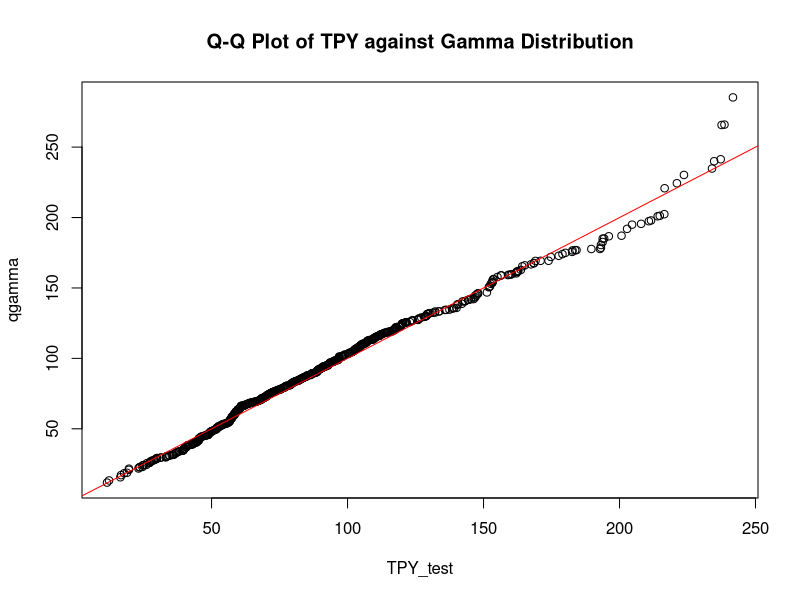
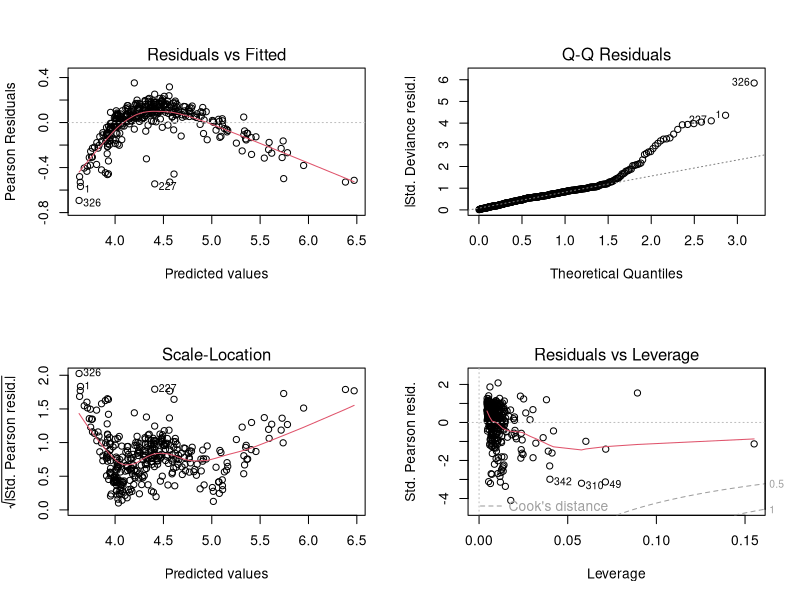
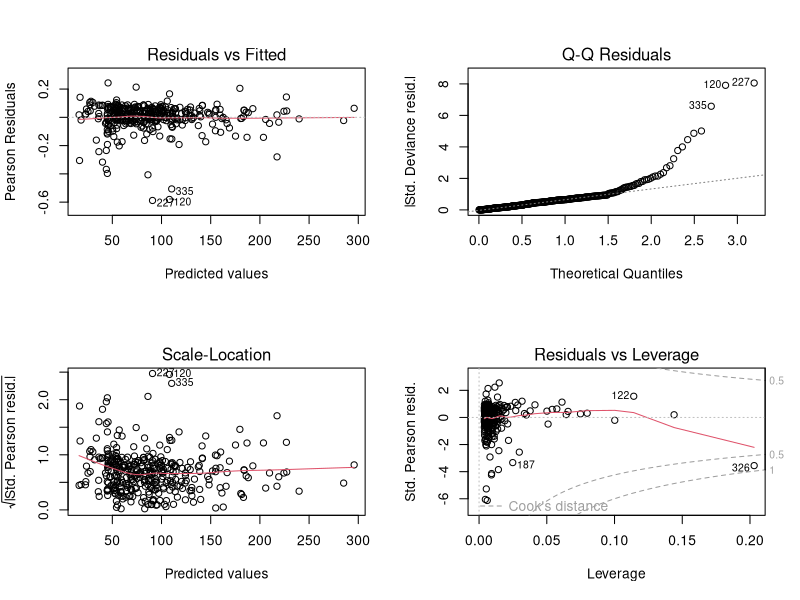
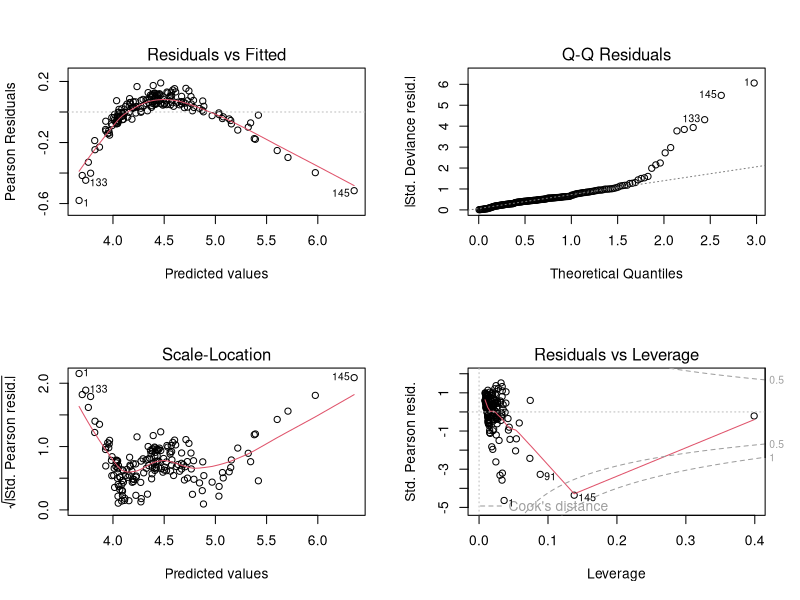
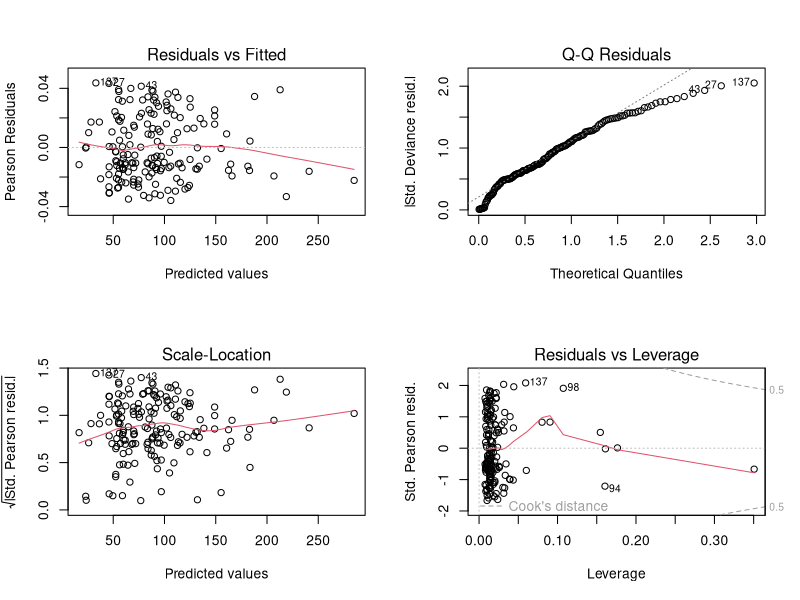
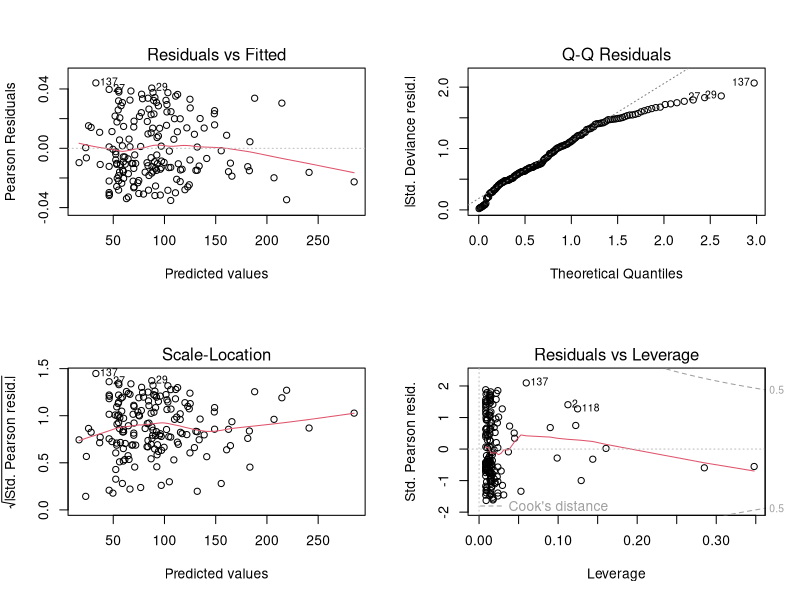
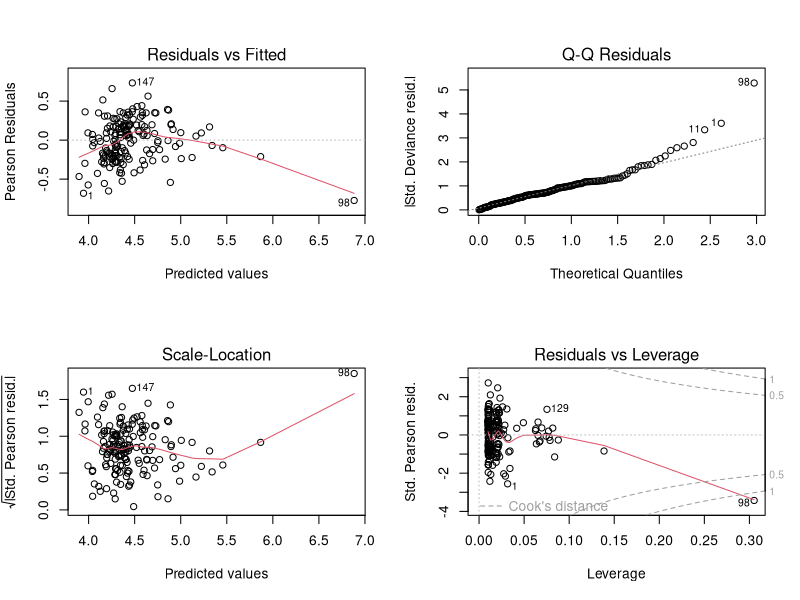

R code for these plots, in order:
## ---- chunk 1
knitr::opts_chunk$set(echo = TRUE)
## ---- chunk 2
## importing the dataset and omitting the missing values
datafile <- read.csv("../WiscNursingHome.csv")
datafile <- na.omit(datafile)

## dividing data from different years
data_2000 <- datafile[datafile$CRYEAR == 2000, ]
rownames(data_2000) <- 1:nrow(data_2000)
data_2001 <- datafile[datafile$CRYEAR == 2001, ]
rownames(data_2001) <- 1:nrow(data_2001)

datafile$ORGSTR <- as.factor(datafile$ORGSTR)
datafile$MSA <- as.factor(datafile$MSA)
## ---- chunk 3
#CHECK WHETHER OR NOT TPY IS GAMMA DISTRIBUTED
library(MASS)
TPY_test <- datafile$TPY[datafile$TPY < 250]
fit <- fitdistr(datafile$TPY, "gamma")
qgamma <- rgamma(701, shape=fit$estimate[1], rate = fit$estimate[2])
qqplot(TPY_test, qgamma, main = "Q-Q Plot of TPY against Gamma Distribution")
abline(0,1, col="red")


## ---- chunk 4
summary(glm(TPY ~ NUMBED + SQRFOOT, data = data_2000, family = Gamma(link = "log")))
## ---- chunk 5
summary(glm(TPY ~ NUMBED + SQRFOOT + TAXEXEMPT, data = data_2000, family = Gamma(link = "identity")))
## ---- chunk 6
par(mfrow = c(2, 2))
plot(glm(TPY ~ NUMBED + SQRFOOT + TAXEXEMPT, data = data_2000, family = Gamma(link = "log")))
## ---- chunk 7
par(mfrow = c(2, 2))
plot(glm(TPY ~ NUMBED + SQRFOOT + TAXEXEMPT, data = data_2000, family = Gamma(link = "identity")))
## ---- chunk 8
data_2000$UTILIZATION_RATE <- data_2000$TPY / data_2000$NUMBED
summary(data_2000$UTILIZATION_RATE)

data_trunc <- data_2000[data_2000$UTILIZATION_RATE > 0.89 & data_2000$UTILIZATION_RATE < 0.96, ]
rownames(data_trunc) <- 1:nrow(data_trunc)
## ---- chunk 9
summary(glm(TPY ~ NUMBED + SQRFOOT + TAXEXEMPT, data = data_trunc, family = Gamma(link = "log")))
## ---- chunk 10
summary(glm(TPY ~ NUMBED + SQRFOOT + TAXEXEMPT, data = data_trunc,
            family = Gamma(link = "identity")))
## ---- chunk 11
par(mfrow = c(2, 2))
plot(glm(TPY ~ NUMBED + SQRFOOT + TAXEXEMPT, data = data_trunc, family = Gamma(link = "log")))
## ---- chunk 12
par(mfrow = c(2, 2))
plot(glm(TPY ~ NUMBED + SQRFOOT + TAXEXEMPT, data = data_trunc, family = Gamma(link = "identity")))
## ---- chunk 13
summary(glm(TPY ~ NUMBED + PRO + TAXEXEMPT, data = data_trunc,
            family = Gamma(link = "identity")))
## ---- chunk 14
par(mfrow = c(2, 2))
plot(glm(TPY ~ NUMBED + PRO + TAXEXEMPT, data = data_trunc, family = Gamma(link = "identity")))
## ---- chunk 15
summary(glm(TPY ~ SQRFOOT + PRO + TAXEXEMPT, data = data_trunc,
            family = Gamma(link = "identity")))
## ---- chunk 16
par(mfrow = c(2, 2))
plot(glm(TPY ~ SQRFOOT + PRO + TAXEXEMPT, data = data_trunc, family = Gamma(link = "log")))
